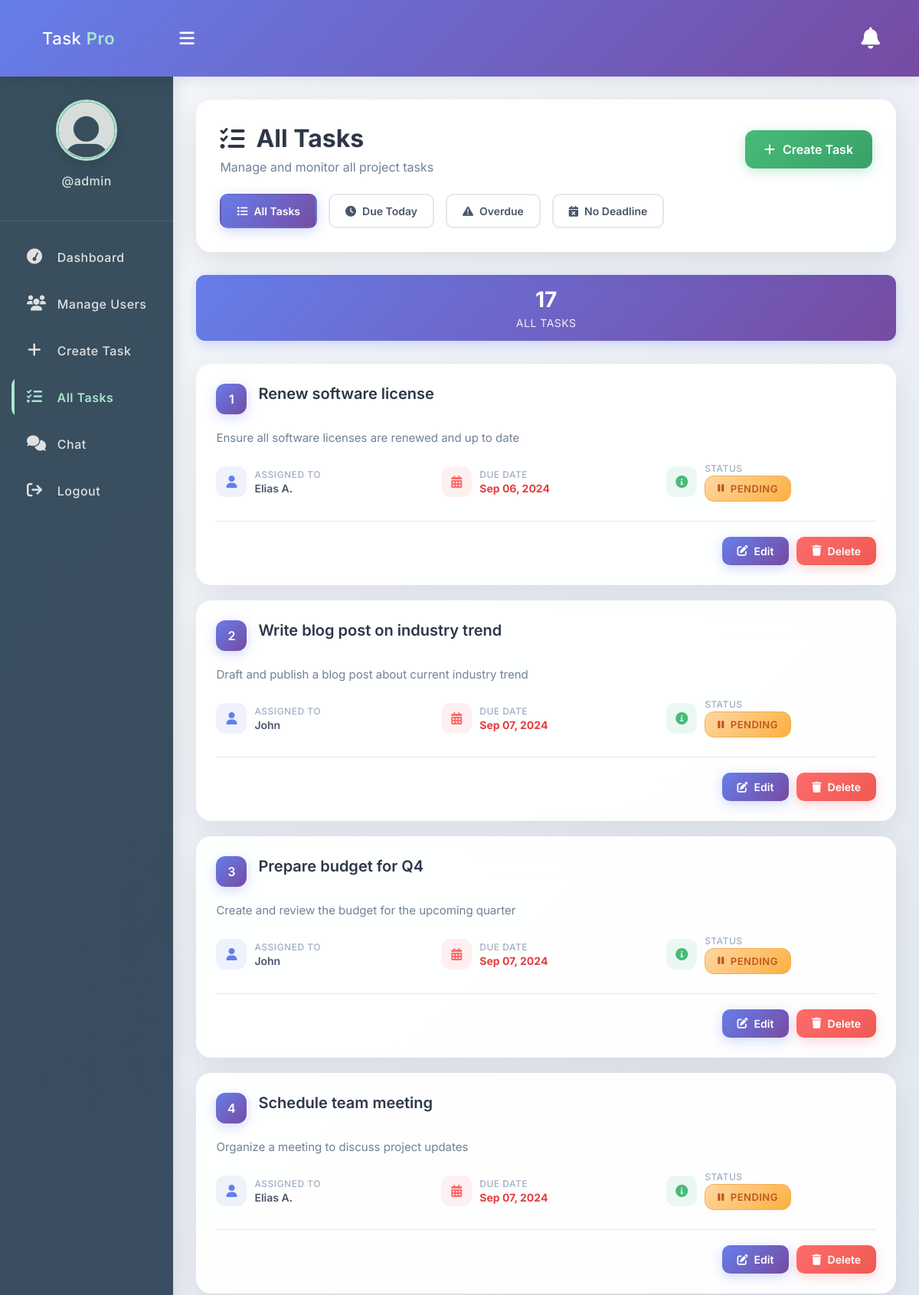
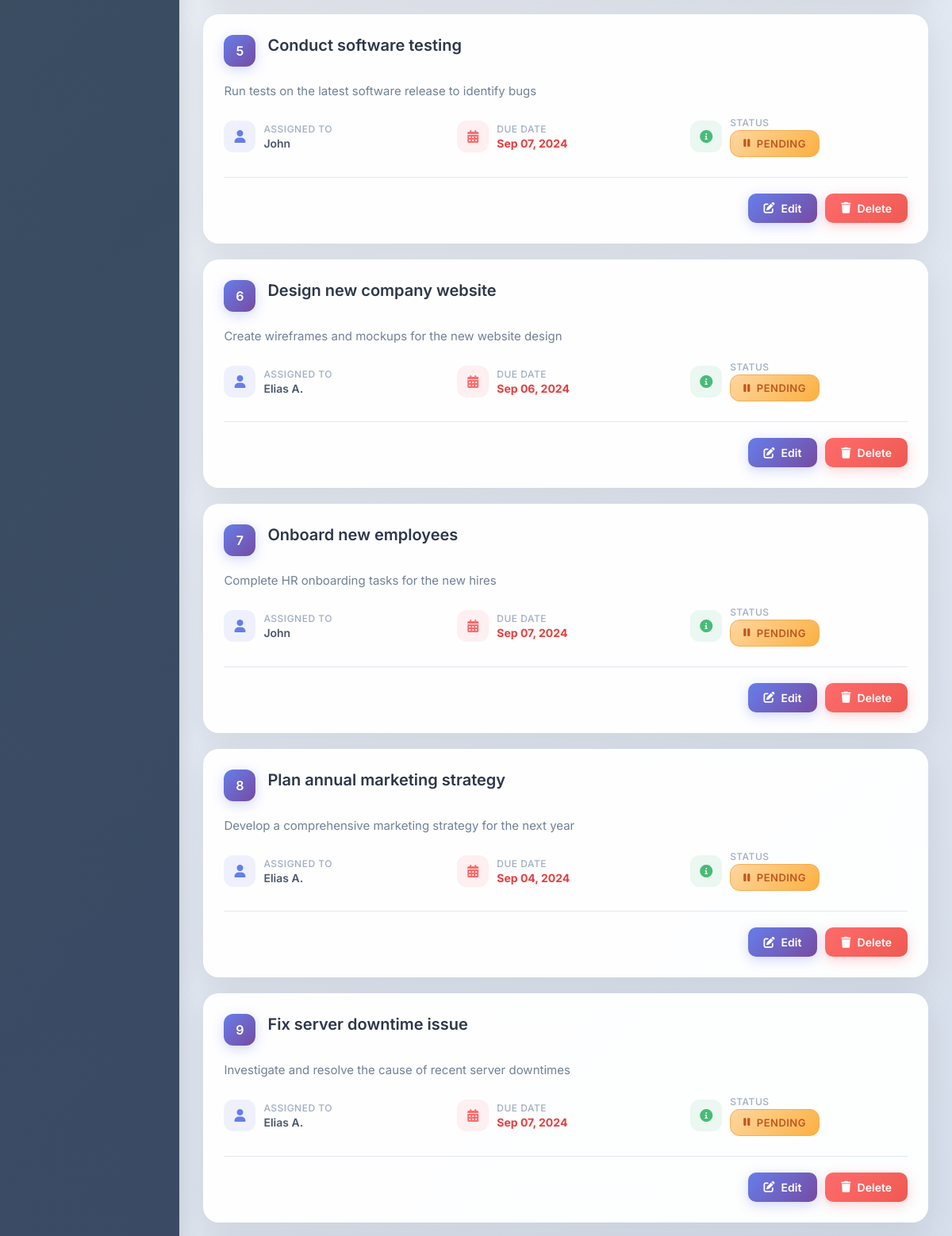
Screenshot of /tasks.php (signed in, upper part) with the database file from the repository (2 pictures, top to bottom).
### tables this page shows
CREATE TABLE `tasks` (
  `id` int(11) NOT NULL,
  `title` varchar(100) NOT NULL,
  `description` text DEFAULT NULL,
  `assigned_to` int(11) DEFAULT NULL,
  `due_date` date DEFAULT NULL,
  `status` enum('pending','in_progress','completed') DEFAULT 'pending',
  `created_at` timestamp NOT NULL DEFAULT current_timestamp()
);

CREATE TABLE `users` (
  `id` int(11) NOT NULL,
  `full_name` varchar(50) NOT NULL,
  `username` varchar(50) NOT NULL,
  `password` varchar(255) NOT NULL,
  `role` enum('admin','employee') NOT NULL,
  `created_at` timestamp NOT NULL DEFAULT current_timestamp()
);

### app/Model/Task.php (called while the page is built, shortened)
<?php
function get_all_tasks($conn){
	$sql = "SELECT * FROM tasks ORDER BY id DESC";
	$stmt = $conn->prepare($sql);
	$stmt->execute([]);
	if($stmt->rowCount() > 0){
		$tasks = $stmt->fetchAll();
	}else $tasks = 0;
	return $tasks;
}
function count_tasks($conn){
	$sql = "SELECT id FROM tasks";
	$stmt = $conn->prepare($sql);
	$stmt->execute([]);
	return $stmt->rowCount();
}
?>

### app/Model/User.php (called while the page is built, shortened)
<?php
function get_all_users($conn) {
    try {
        $sql = "SELECT * FROM users ORDER BY full_name ASC";
        $stmt = $conn->prepare($sql);
        $stmt->execute();
        return $stmt->fetchAll(PDO::FETCH_ASSOC);
    } catch (Exception $e) {
        error_log("Error in get_all_users: " . $e->getMessage());
        return [];
    }
}
?>

### tasks.php (the view, shortened to what this page needs)
<?php
if (isset($_SESSION['role']) && isset($_SESSION['id']) && $_SESSION['role'] == "admin") {
    include "DB_connection.php";
    include "app/Model/Task.php";
    include "app/Model/User.php";
    $text = "All Tasks";
    $filter_type = "";
    if (isset($_GET['due_date']) && $_GET['due_date'] == "Due Today") {
        $text = "Due Today";
        $filter_type = "due_today";
        $tasks = get_all_tasks_due_today($conn);
        $num_task = count_tasks_due_today($conn);
    } elseif (isset($_GET['due_date']) && $_GET['due_date'] == "Overdue") {
        $text = "Overdue Tasks";
        $filter_type = "overdue";
        $tasks = get_all_tasks_overdue($conn);
        $num_task = count_tasks_overdue($conn);
    } elseif (isset($_GET['due_date']) && $_GET['due_date'] == "No Deadline") {
        $text = "No Deadline";
        $filter_type = "no_deadline";
        $tasks = get_all_tasks_NoDeadline($conn);
        $num_task = count_tasks_NoDeadline($conn);
    } else {
        $tasks = get_all_tasks($conn);
        $num_task = count_tasks($conn);
        $filter_type = "all";
    }
    $users = get_all_users($conn);
?>
<!DOCTYPE html>
<html>
<head>
    <link rel="stylesheet" href="https://cdnjs.cloudflare.com/ajax/libs/font-awesome/6.0.0/css/all.min.css">
    <link rel="stylesheet" href="css/style.css">
</head>
<body>
    <?php include "inc/header.php" ?>
    <div class="body">
        <?php include "inc/nav.php" ?>
        <section class="section-1">
            <div class="page-header">
                <div class="header-top">
                    <div class="header-content">
                        <h1 class="page-title">
                            <i class="fas fa-tasks"></i>
                            All Tasks
                        </h1>
                        <p class="page-subtitle">Manage and monitor all project tasks</p>
                    </div>
                    <a href="create_task.php" class="create-task-btn">
                        <i class="fas fa-plus"></i>
                        Create Task
                    </a>
                </div>
                <div class="filter-tabs">
                    <a href="tasks.php" class="filter-tab <?= $filter_type == 'all' ? 'active' : '' ?>">
                        <i class="fas fa-list"></i>
                        All Tasks
                    </a>
                    <a href="tasks.php?due_date=Due Today" class="filter-tab <?= $filter_type == 'due_today' ? 'active' : '' ?>">
                        <i class="fas fa-clock"></i>
                        Due Today
                    </a>
                    <a href="tasks.php?due_date=Overdue" class="filter-tab <?= $filter_type == 'overdue' ? 'active' : '' ?>">
                        <i class="fas fa-exclamation-triangle"></i>
                        Overdue
                    </a>
                    <a href="tasks.php?due_date=No Deadline" class="filter-tab <?= $filter_type == 'no_deadline' ? 'active' : '' ?>">
                        <i class="fas fa-calendar-times"></i>
                        No Deadline
                    </a>
                </div>
            </div>
            <div class="task-counter">
                <div class="counter-number"><?= $num_task ?></div>
                <div class="counter-label"><?= htmlspecialchars($text) ?></div>
            </div>
            <?php if ($tasks != 0) { ?>
                <div class="tasks-container">
                    <?php $i = 0; foreach ($tasks as $task) {
                        $due_date_class = '';
                        $due_date_text = '';
                        if ($task['due_date'] === "" || $task['due_date'] === null) {
                            $due_date_text = "No Deadline";
                            $due_date_class = 'no-deadline';
                        } else {
                            $due_date = new DateTime($task['due_date']);
                            $today = new DateTime();
                            $due_date_text = $due_date->format('M d, Y');
                            if ($due_date < $today) {
                                $due_date_class = 'due-date-warning';
                            } elseif ($due_date->format('Y-m-d') === $today->format('Y-m-d')) {
                                $due_date_class = 'due-date-today';
                            }
                        }
                        $assigned_user = "Unassigned";
                        foreach ($users as $user) {
                            if ($user['id'] == $task['assigned_to']) {
                                $assigned_user = htmlspecialchars($user['full_name']);
                                break;
                            }
                        }
                        $status_class = 'status-pending';
                        if (strtolower($task['status']) === 'completed') {
                            $status_class = 'status-completed';
                        } elseif (strtolower($task['status']) === 'in progress') {
                            $status_class = 'status-progress';
                        }
                    ?>
                    <div class="task-card">
                        <div class="task-header">
                            <div class="task-number"><?= ++$i ?></div>
                            <h3 class="task-title"><?= htmlspecialchars($task['title']) ?></h3>
                        </div>
                        <div class="task-description">
                            <?= htmlspecialchars($task['description']) ?>
                        </div>
                        <div class="task-meta">
                            <div class="meta-item">
                                <div class="meta-icon assigned-icon">
                                    <i class="fas fa-user"></i>
                                </div>
                                <div class="meta-text">
                                    <div class="meta-label">Assigned To</div>
                                    <div class="meta-value"><?= $assigned_user ?></div>
                                </div>
                            </div>
                            <div class="meta-item">
                                <div class="meta-icon due-date-icon">
                                    <i class="fas fa-calendar-alt"></i>
                                </div>
                                <div class="meta-text">
                                    <div class="meta-label">Due Date</div>
                                    <div class="meta-value <?= $due_date_class ?>"><?= $due_date_text ?></div>
                                </div>
                            </div>
                            <div class="meta-item">
                                <div class="meta-icon status-icon">
                                    <i class="fas fa-info-circle"></i>
                                </div>
                                <div class="meta-text">
                                    <div class="meta-label">Status</div>
                                    <div class="meta-value">
                                        <span class="status-badge <?= $status_class ?>">
                                            <?php if ($status_class === 'status-completed') { ?>
                                                <i class="fas fa-check"></i>
                                            <?php } elseif ($status_class === 'status-progress') { ?>
                                                <i class="fas fa-clock"></i>
                                            <?php } else { ?>
                                                <i class="fas fa-pause"></i>
                                            <?php } ?>
                                            <?= htmlspecialchars($task['status']) ?>
                                        </span>
                                    </div>
                                </div>
                            </div>
                        </div>
                        <div class="task-actions">
                            <a href="edit-task.php?id=<?= urlencode($task['id']) ?>" class="edit-btn">
                                <i class="fas fa-edit"></i>
                                Edit
                            </a>
                            <a href="delete-task.php?id=<?= urlencode($task['id']) ?>" class="delete-btn" onclick="return confirm('Are you sure you want to delete this task?');">
                                <i class="fas fa-trash"></i>
                                Delete
                            </a>
                        </div>
                    </div>
                    <?php } ?>
                </div>
            <?php } ?>
        </section>
    </div>
</body>
</html>
<?php
} else {
    $em = "First login";
    header("Location: login.php?error=$em");
    exit();
}
?>

### css/style.css (style rules this page uses)
* { padding: 0; margin: 0; box-sizing: border-box; font-family: 'Segoe UI', Tahoma, Geneva, Verdana, sans-serif; }
.body { display: flex; }
.section-1 { padding: 30px; }
.section-1 { width: 100%; background: #ffe; }
.delete-btn { text-decoration: none; display: inline-block; padding-left: 10px; border: none; background: #E00051; padding: 10px 15px; color: #fff; font-size: 16px; border-radius: 5px; cursor: pointer; outline: none; transition: background 1s; box-shadow: 0 8px 16px 0 rgba(0,0,0,0.2), 0 6px 20px 0 rgba(0,0,0,0.19); }
.edit-btn { text-decoration: none; display: inline-block; padding-left: 10px; border: none; background: #006CE0; padding: 10px 15px; color: #fff; font-size: 16px; border-radius: 5px; cursor: pointer; outline: none; transition: background 1s; box-shadow: 0 8px 16px 0 rgba(0,0,0,0.2), 0 6px 20px 0 rgba(0,0,0,0.19); }

### rows the page displays
tasks: title "Renew software license", description "Ensure all software licenses are renewed and up to date", assigned_to.full_name "Elias A.", due_date "Sep 06, 2024", status "PENDING"
tasks: title "Write blog post on industry trend", description "Draft and publish a blog post about current industry trend", assigned_to.full_name "John", due_date "Sep 07, 2024", status "PENDING"
tasks: title "Prepare budget for Q4", description "Create and review the budget for the upcoming quarter", assigned_to.full_name "John", due_date "Sep 07, 2024", status "PENDING"
tasks: title "Schedule team meeting", description "Organize a meeting to discuss project updates", assigned_to.full_name "Elias A.", due_date "Sep 07, 2024", status "PENDING"
tasks: title "Conduct software testing", description "Run tests on the latest software release to identify bugs", assigned_to.full_name "John", due_date "Sep 07, 2024", status "PENDING"
tasks: title "Design new company website", description "Create wireframes and mockups for the new website design", assigned_to.full_name "Elias A.", due_date "Sep 06, 2024", status "PENDING"
tasks: title "Onboard new employees", description "Complete HR onboarding tasks for the new hires", assigned_to.full_name "John", due_date "Sep 07, 2024", status "PENDING"
tasks: title "Plan annual marketing strategy", description "Develop a comprehensive marketing strategy for the next year", assigned_to.full_name "Elias A.", due_date "Sep 04, 2024", status "PENDING"
tasks: title "Fix server downtime issue", description "Investigate and resolve the cause of recent server downtimes", assigned_to.full_name "Elias A.", due_date "Sep 07, 2024", status "PENDING"

### other values shown
$_SESSION['username'] "admin"
$num_task "17"
$text "ALL TASKS"
